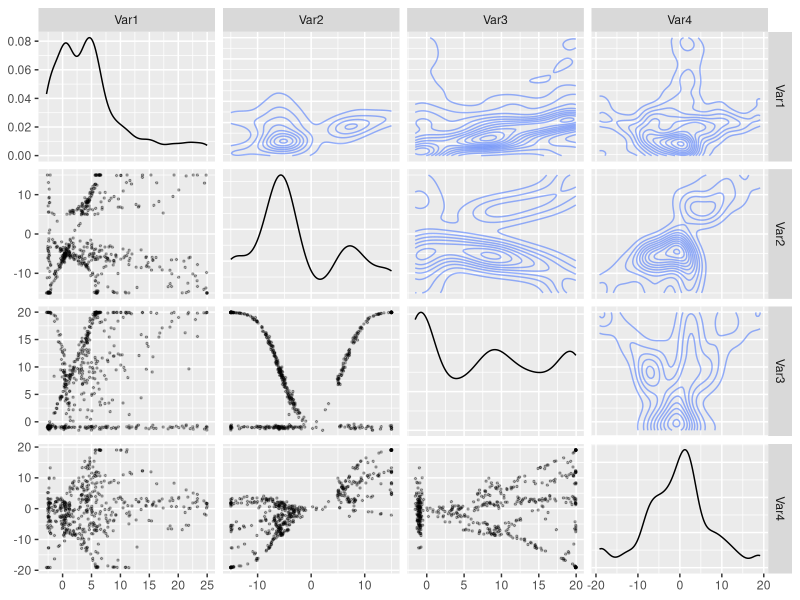

Write the R code that produced this figure.
train_500 <- read.csv("datasets/train_500.csv")

library(ks)
fit <- ks::kde(x = train_500)

library(GGally)

# Convert your training data to a dataframe
df_train <- as.data.frame(train_500)
colnames(df_train) <- c("Var1", "Var2", "Var3", "Var4")

ggpairs(df_train,
        upper = list(continuous = wrap("density", alpha = 0.5)),
        lower = list(continuous = wrap("points", alpha = 0.3, size = 0.5)),
        diag = list(continuous = wrap("densityDiag")))

# Create the continuous function
f_hat <- function(x_vec) {
  # x_vec should be a vector of length 4
  predict(fit, x = matrix(x_vec, nrow = 1))
}

# Now you can use it like a math function
#f_hat(c(1, 2, 1, 2))

# Extract the 1D marginal KDE for the first coordinate
# we use the marginal bandwidth from the 4D H matrix
fit_1d <- ks::kde(x = train_500[, 1], h = sqrt(fit$H[1,1]))

# Use the qkde function to find the quantiles directly
lower <- ks::qkde(0.005, fit_1d)
upper <- ks::qkde(0.995, fit_1d)

pi_99_precise <- c(lower, upper)

# -------------------------
# Load test data and compute S1, S2
# -------------------------
test_5000 <- read.csv("datasets/test_5000.csv")

# Make sure test data is numeric matrix with same 4 columns
test_mat <- as.matrix(test_5000)

# S1: average log predictive density on the test set
test_dens <- predict(fit, x = test_mat)
test_dens <- pmax(test_dens, .Machine$double.xmin)  # avoid log(0)
S1 <- mean(log(test_dens))

# S2: interval score for the first coordinate using the 99% interval [lower, upper]
alpha <- 1 - 0.99
y1_test <- test_mat[, 1]

interval_score_each <- (upper - lower) +
  (2 / alpha) * (lower - y1_test) * (y1_test < lower) +
  (2 / alpha) * (y1_test - upper) * (y1_test > upper)

S2 <- -mean(interval_score_each)

# Print results
cat("Score of log prediction density (S1):", S1, "\n")
cat("Interval estimation score (S2):", S2, "\n")
cat("Total score change (S1 + S2):", S1 + S2, "\n")
